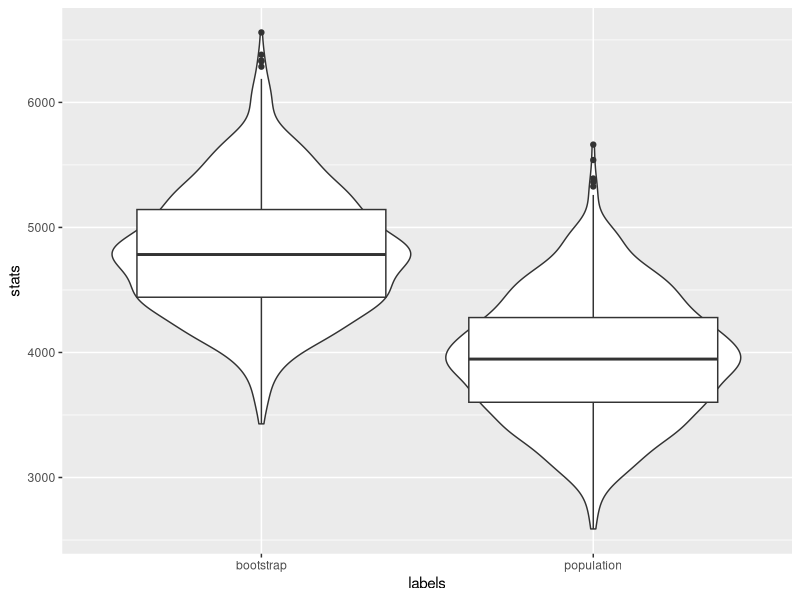
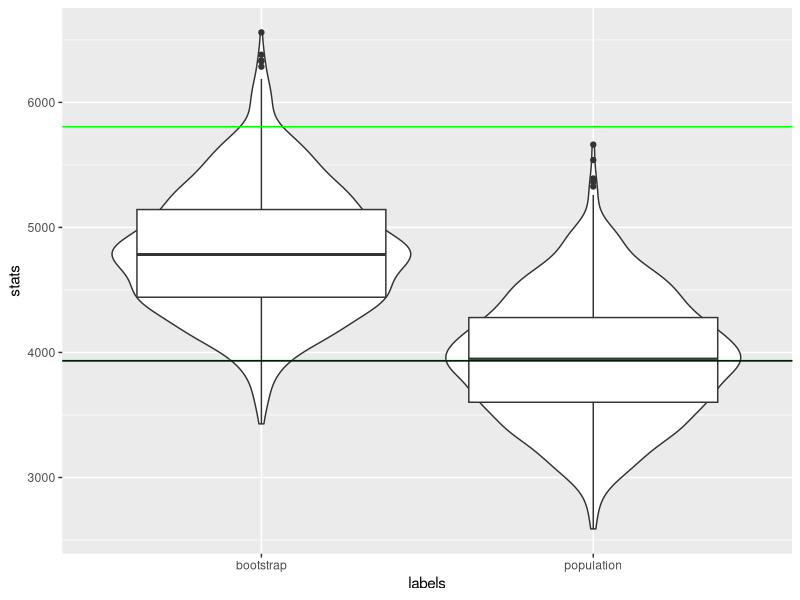

Reproduce these figures in R, in order.
## ---- chunk 1
knitr::opts_chunk$set(cache = TRUE)
## ---- chunk 2
set.seed(1)
sample(c(1,2,3,4),size=4,replace=TRUE)
sample(c(1,2,3,4),size=4,replace=TRUE)
sample(c(1,2,3,4),size=4,replace=TRUE)
sample(c(1,2,3,4),size=4,replace=TRUE)
sample(c(1,2,3,4),size=4,replace=TRUE)
## ---- chunk 3
library(ggplot2)
data(diamonds)
## ---- chunk 4
set.seed(2)
dia64 <- sample(diamonds$price, size=64)
dia64
## ---- chunk 5
set.seed(3)
bs1000 <- c()
for (i in 1:1000) {
  bs1000[i] <- mean(sample(dia64, size=64, replace=TRUE))
}
head(bs1000)
## ---- chunk 6
set.seed(4)
dp1000 <- c(0)
for (i in 1:1000) {
  dp1000[i] = mean(sample(diamonds$price, size=64))
}
head(dp1000)
## ---- chunk 7
labp <- cbind(rep('population',1000))
labb <- cbind(rep('bootstrap',1000))
labels <- rbind(labp, labb)
statp <- cbind(dp1000)
statb <- cbind(bs1000)
stats <- rbind(statp, statb)
df <- data.frame(stats=stats,labels=labels)
## ---- chunk 8
ggplot(data=df,mapping=aes(x=labels,y=stats)) + geom_violin() + geom_boxplot()
## ---- chunk 9
lo <- quantile(bs1000, probs=0.025)
hi <- quantile(bs1000, probs=0.975)
ggplot(data=df,mapping=aes(x=labels,y=stats)) + geom_violin() + geom_boxplot() + geom_hline(yintercept=lo,color="green") + geom_hline(yintercept=hi,color="green")+ geom_hline(yintercept=mean(diamonds$price),color="black")
